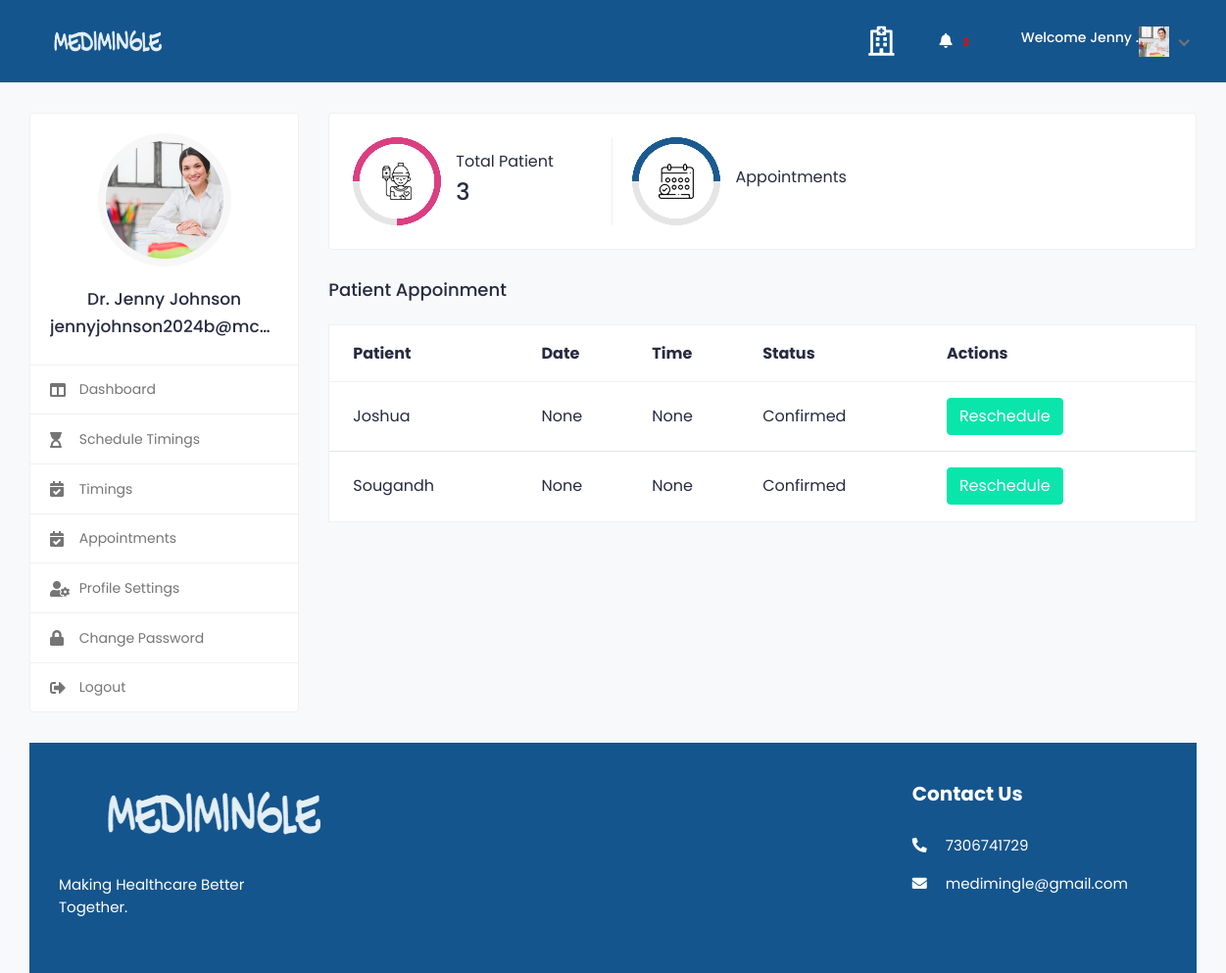
/doctor_dashboard/ (signed in), run on an earlier commit of the app's database.
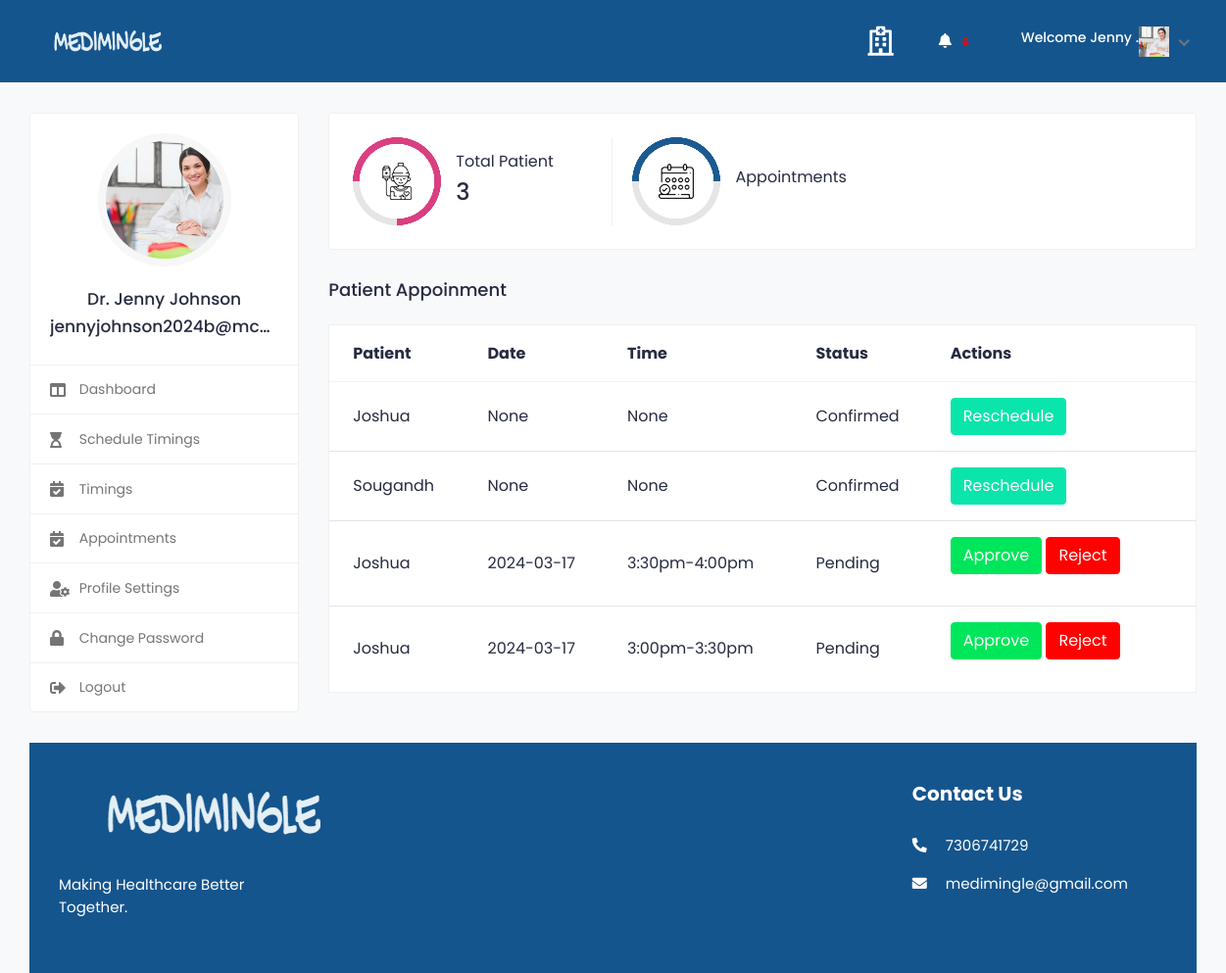
And on a later commit of the database.
### medi/models.py (models this page shows, shortened)
class tbl_user(AbstractUser):
    email=models.EmailField(unique=True)
    phone_number=models.CharField(max_length=15, null=True)
    USER_TYPE_CHOICES = (
        ('patient', 'Patient'),('doctor', 'Doctor'),
    )
    user_type = models.CharField(
        max_length=10,
        choices=USER_TYPE_CHOICES,
        default='patient',
    )
    is_email_verified = models.BooleanField(default=False)
    email_verification_token = models.CharField(max_length=255, blank=True, null=True)
    status= models.BooleanField(default=False)

class Doctor(models.Model):
    user = models.OneToOneField(tbl_user, on_delete=models.CASCADE)
    city  = models.CharField(max_length=50,null=True,blank=True)
    profile_image = models.ImageField(upload_to='doctor/',default='default.png')
    gender = models.CharField(max_length=10, blank=True)
    description = models.TextField(blank=True)
    date_joined = models.DateTimeField(default=datetime.now, blank=True)
    consulting_fee = models.DecimalField(max_digits=10, decimal_places=2,blank=True,null=True)
    registration_number = models.CharField(max_length=50, null=True, blank=True)
    certificate = models.FileField(upload_to='certificates/', null=True, blank=True)

class Appointment(models.Model):
    doctor = models.ForeignKey(Doctor, on_delete=models.CASCADE)
    patient = models.ForeignKey(Patient, on_delete=models.CASCADE)
    appointment_time_slot = models.ForeignKey(AppointmentTime, on_delete=models.CASCADE,null=True)
    appointment_datetime=models.CharField(max_length=50, null=True)
    appointment_time=models.CharField(max_length=50, null=True)
    is_confirmed = models.BooleanField(default=False)

class Patient(models.Model):
    user = models.OneToOneField(tbl_user, on_delete=models.CASCADE)
    profile_image = models.ImageField(upload_to='doctor/',default='patient8.jpg')
    city  = models.CharField(max_length=100, null=True,blank=True)
    state  = models.CharField(max_length=100, null=True)
    country  = models.CharField(max_length=100, null=True)
    gender  = models.CharField(max_length=50, null=True)
    blood_group  = models.CharField(max_length=50, null=True)
    date_joined = models.DateTimeField(default=datetime.now, blank=True)
    date_of_birth = models.DateField(null=True)
    address=models.TextField(null=True)
    pin=models.CharField(max_length=6,null=True)
    def __str__(self):
        return self.user.first_name

### medi/views.py (the view)
# urls.py: path('doctor_dashboard/',views.doctor_dashboard,name='doctor_dashboard'),
def doctor_dashboard(request):
    current_user = request.user
    current_doctor = get_object_or_404(Doctor, user=current_user)
    specialization = DoctorSpecialization.objects.filter(doctor=current_doctor)
    doctor_appointments = Appointment.objects.filter(doctor=current_doctor)
    notifications = Notification.objects.filter(doctor=current_doctor)
    n_count = notifications.count()
    pat = tbl_user.objects.filter(user_type='patient').exclude(is_superuser=True)
    pat_count = pat.count()
    context = {
        "pat": pat,
        "pat_count": pat_count,
        "doctor": current_doctor,
        'specialization': specialization,
        'appointments': doctor_appointments,
        'notifications': notifications,
        "n_count": n_count
    }
    return render(request, 'doctor_dashboard.html', context)

### templates/doctor_dashboard.html (shortened to what this page needs)
{% load static %}
{% include "includes/doc_header.html" %}
						<div class="col-md-7 col-lg-8 col-xl-9">
							<div class="row">
								<div class="col-md-12">
									<div class="row">
										<div class="col-sm-12">
									<div class="card dash-card">
										<div class="card-body">
											<div class="row">
												<div class="col-md-12 col-lg-4">
													<div class="dash-widget dct-border-rht">
														<div class="circle-bar circle-bar1">
															<div class="circle-graph1" data-percent="75">
																<img src="{% static '/assets/img/icon-01.png' %}" class="img-fluid" alt="patient">
															</div>
														</div>
														<div class="dash-widget-info">
															<h6>Total Patient</h6>
															<h3>{{pat_count}}</h3>
														</div>
													</div>
												</div>
												<div class="col-md-12 col-lg-4">
													<div class="dash-widget">
														<div class="circle-bar circle-bar3">
															<div class="circle-graph3" data-percent="50">
																<img src="{% static '/assets/img/icon-03.png' %}" class="img-fluid" alt="Patient">
															</div>
														</div>
														<div class="dash-widget-info">
															<h6>Appointments</h6>
														</div>
													</div>
												</div>
											</div>
										</div>
									</div>
								</div>
							</div>
							<div class="row">
								<div class="col-md-12">
									<h4 class="mb-4">Patient Appoinment</h4>
									<div class="appointment-tab">
										<div class="tab-content">
											<div class="tab-pane show active" id="upcoming-appointments">
												<div class="card card-table mb-0">
													<div class="card-body">
														<div class="table-responsive">
															<table class="table table-hover table-center mb-0">
																<thead>
																	<tr>
																		<th>Patient</th>
																		<th>Date</th>
																		<th>Time</th>
																		<th>Status</th>
																		<th>Actions</th>
																	</tr>
																</thead>
																<tbody>
																	{% for appointment in appointments %}
																	<tr>
																		<td>{{ appointment.patient }}</td>
																		<td>{{ appointment.appointment_datetime }}</td>
    																	<td>{{ appointment.appointment_time }}</td>
																		<td>
																			{% if appointment.is_confirmed %}
																				Confirmed
																			{% else %}
																				Pending
																			{% endif %}
																		</td>
																		<td>
																			{% if not appointment.is_confirmed %}
																				<form action="{% url 'confirm_appointment' appointment.id %}" method="post">
																					<button type="submit" class="btn btn-success" name="action" value="approve">Approve</button>
																					<button type="submit" class="btn btn-danger" name="action" value="reject">Reject</button>
																				</form>
																			{% else %}
																				<a href="{% url 'reschedule_appointment' appointment.id %}" class="btn btn-primary">Reschedule</a>
																			{% endif %}
																		</td>
																	</tr>
																	{% endfor %}
																</tbody>
															</table>
														</div>
													</div>
												</div>
											</div>
										</div>
									</div>
								</div>
							</div>
						</div>
					</div>
				</div>
			</div>
			<footer class="footer">
				<div class="footer-top">
					<div class="container-fluid">
						<div class="row">
							<div class="col-lg-3 col-md-6">
								<div class="footer-widget footer-about">
									<div class="footer-logo">
										<img src="{% static '/assets/img/logo.png' %}" alt="logo">
									</div>
									<div class="footer-about-content">
										<p>Making Healthcare Better Together. </p>
									</div>
								</div>
							</div>
							<div class="col-lg-3 col-md-6">
							</div>
							<div class="col-lg-3 col-md-6">
							</div>
							<div class="col-lg-3 col-md-6">
								<div class="footer-widget footer-contact">
									<h2 class="footer-title">Contact Us</h2>
									<div class="footer-contact-info">
										<p>
											<i class="fas fa-phone-alt"></i>
											7306741729
										</p>
										<p class="mb-0">
											<i class="fas fa-envelope"></i>
											medimingle@gmail.com
										</p>
									</div>
								</div>
							</div>
						</div>
					</div>
				</div>
						</div>
					</div>
				</div>
	</body>
</html>

### templates/includes/doc_header.html (shortened to what this page needs)
{% load static %}
<html lang="en">
<head>
		<link href="https://stackpath.bootstrapcdn.com/bootstrap/4.5.2/css/bootstrap.min.css" rel="stylesheet">
		<link rel="stylesheet" href="{% static '/assets/css/bootstrap.min.css' %}">
		<link rel="stylesheet" href="{% static '/assets/plugins/fontawesome/css/fontawesome.min.css' %}">
		<link rel="stylesheet" href="{% static '/assets/plugins/fontawesome/css/all.min.css' %}">
		<link rel="stylesheet" href="{% static '/assets/css/style.css' %}">
	</head>
	<body>
		<div class="main-wrapper">
			<header class="header">
				<nav class="navbar navbar-expand-lg header-nav">
					<div class="navbar-header">
						<a href="#" class="navbar-brand logo">
							<img src="{% static '/assets/img/logo.png' %}" class="img-fluid" alt="Logo">
						</a>
					</div>
					<ul class="nav header-navbar-rht">
						<li class="nav-item contact-item">
							<div class="header-contact-img">
								<i  style="color: white;" class="far fa-hospital"></i>
							</div>
						</li>
						<li class="nav-item dropdown noti-dropdown">
							<a href="#" class="dropdown-toggle nav-link" data-toggle="dropdown">
								<i class="fas fa-bell" style="color: white;"></i>
								<span class="badge badge-pill" style="color: red;">{{ n_count }}</span>
							</a>
						</li>
						<li class="nav-item dropdown has-arrow logged-item">
							<a href="#" class="dropdown-toggle nav-link" data-toggle="dropdown">
								<span class="user-img">
									<h6 style="color: white;">Welcome {{user.first_name}}  .</h6>
								</span>
								<span class="user-img">
									<img src="{{ user.doctor.profile_image.url }}" alt="Profile Image">
								</span>
							</a>
						</li>
					</ul>
				</nav>
			</header>
<div class="content">
	<div class="container-fluid">
		<div class="row">
			<div class="col-md-5 col-lg-4 col-xl-3 theiaStickySidebar">
	<div class="profile-sidebar">
		<div class="widget-profile pro-widget-content">
			<div class="profile-info-widget">
				<a href="#" class="booking-doc-img">
					{% if doctor.profile_image %}
						<img src="{{ user.doctor.profile_image.url }}" alt="User Image">
					{% else %}
						<img src="{{ user.doctor.profile_image.url }}" alt="User Image">
					{% endif %}
				</a>
				<div class="profile-det-info">
					<h3>Dr. {{user.first_name}} {{ user.last_name }}</h3>
					<h3>{{user.email}}</h3>
				</div>
			</div>
		</div>
    <div class="dashboard-widget">
        <nav class="dashboard-menu">
            <ul>
                <li>
					<a href="{% url 'doctor_dashboard' %}">
						<i class="fas fa-columns"></i>
						<span>Dashboard</span>
					</a>
				</li>
				<li>
					<a href="{% url 'schedule_timings' %}">
						<i class="fas fa-hourglass-start"></i>
						<span>Schedule Timings</span>
					</a>
				</li>
				<li>
					<a href="{% url 'view_slot' %}">
						<i class="fas fa-calendar-check"></i>
						<span>Timings</span>
					</a>
				</li>
				<li>
					<a href="{% url 'doctor_dashboard' %}">
						<i class="fas fa-calendar-check"></i>
						<span>Appointments</span>
					</a>
				</li>
				<li>
					<a href="{% url 'doctor_profile_settings' %}">
						<i class="fas fa-user-cog"></i>
						<span>Profile Settings</span>
					</a>
				</li>
                <li>
					<a href="{% url 'doctor_change_password' %}">
						<i class="fas fa-lock"></i>
						<span>Change Password</span>
					</a>
				</li>
				<li>
					<a href="{% url 'logout' %}">
						<i class="fas fa-sign-out-alt"></i>
						<span>Logout</span>
					</a>
				</li>
            </ul>
        </nav>
    </div>
</div>
        </div>

What changed in the data, as far as the page shows it:
added Appointment: patient "Joshua", appointment_datetime "2024-03-17", appointment_time "3:30pm-4:00pm", is_confirmed "Pending"
added Appointment: patient "Joshua", appointment_datetime "2024-03-17", appointment_time "3:00pm-3:30pm", is_confirmed "Pending"
